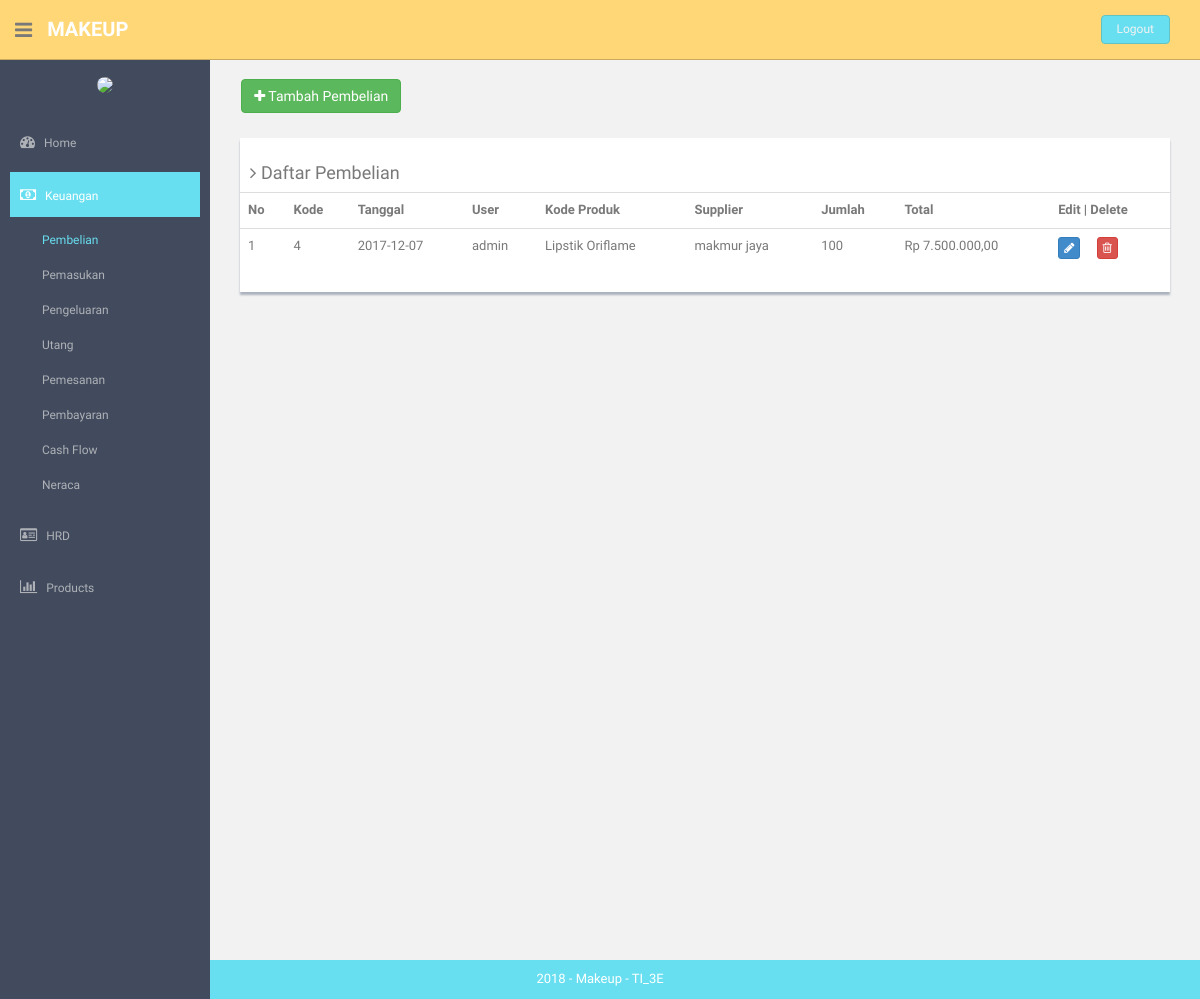
Screenshot of /index.php/pembelian with the database file from the repository.
### tables this page shows
CREATE TABLE `pembelian` (
  `id_pembelian` int(10) NOT NULL,
  `id_user` int(11) NOT NULL,
  `id_produk` int(10) NOT NULL,
  `qty` int(50) NOT NULL,
  `harga_total` int(50) NOT NULL,
  `id_supp` int(11) NOT NULL,
  `tgl_beli` date NOT NULL
);

CREATE TABLE `produk` (
  `id_produk` int(10) NOT NULL,
  `nama_produk` varchar(50) NOT NULL,
  `stok` int(11) NOT NULL,
  `harga_jual` int(11) NOT NULL,
  `harga_beli` int(11) NOT NULL,
  `id_kategori` int(10) NOT NULL,
  `deskripsi` varchar(255) NOT NULL,
  `gambar` varchar(255) NOT NULL
);

CREATE TABLE `supplier` (
  `id_supplier` int(11) NOT NULL,
  `nama` varchar(255) NOT NULL,
  `alamat` varchar(255) NOT NULL,
  `no_telp` varchar(255) NOT NULL
);

### application/controllers/Pembelian.php (called while the page is built, shortened)
<?php
class Pembelian extends CI_Controller {
	public function __construct()
	{
		$this->load->helper('url','form');
		$this->load->library('form_validation');
		$this->load->model('produk_model');
		$this->load->model('pembelian_model');
		$this->load->model('supplier_model');
		$this->load->helper('html');
		$this->load->library('image_lib');
	}
	public function index()
	{
		$object['pembelian']=$this->pembelian_model->getDataPembelian();
		$cek['status'] = array(
        		'home'=>'',
        		'hrd'=>'',
        		'keuangan'=>'active',
        		'produk'=>'',
        		'pembelian'=>'active',
                'pemesanan'=>'',
                'pembayaran'=>'',
        		'pemasukan'=>'',
        		'pengeluaran'=>'',
        		'utang'=>'',
        		'cash_flow'=>'',
        		'neraca'=>'',
        		'admin'=>'',
        		'gaji'=>'',
        		'golongan'=>'',
        		'absensi'=>'',
        		'user'=>'',
        		'barang'=>'',
        		'supplier'=>'',
        		'kategori'=>'',
        		);
		$this->load->view('component/header',$cek);
		$this->load->view('Pembelian/view_pembelian',$object);
		$this->load->view('component/footer');
	}
}

### index.php (called while the page is built, shortened)
<?php
require_once BASEPATH.'core/CodeIgniter.php';

### application/models/Pembelian_model.php (called while the page is built, shortened)
<?php
class Pembelian_model extends CI_Model {
	public function getDataPembelian()
	{
		$query = $this->db->query('Select pembelian.*,admin.username,produk.nama_produk,supplier.nama from pembelian join admin on pembelian.id_user=admin.id join produk on pembelian.id_produk = produk.id_produk join supplier on pembelian.id_supp=supplier.id_supplier');
		return $query->result();
	}
}

### application/views/Pembelian/view_pembelian.php (the view)
<?php
function rupiah($angka){
  $hasil_rupiah = "Rp " . number_format($angka,2,',','.');
  return $hasil_rupiah;
}
?>
<section id="main-content">
  <section class="wrapper site-min-height">
    <br>&nbsp;&nbsp;&nbsp;&nbsp;
    <a href="<?php echo base_url('index.php/pembelian/form_pembelian'); ?>"><button type="button" class="btn btn-success "><i class="fa fa-plus"> </i> Tambah Pembelian</button></a>
    <br>
    <div class="col-md-12 mt">
      <div class="content-panel">
        <table class="table table-hover">
        <h4><i class="fa fa-angle-right"></i> Daftar Pembelian</h4>
        <tr>
          <th>No</th>
          <th>Kode </th>
          <th>Tanggal</th>
          <th>User</th>
          <th>Kode Produk</th>
          <th>Supplier</th>
          <th>Jumlah</th>
          <th>Total</th>
          <th align="center">Edit | Delete</th>
        </tr>
        <?php
        $no = 1;
        foreach($pembelian as $key){
        ?>
        <tr>
          <td><?php echo $no++ ?></td>
          <td><?php echo $key->id_pembelian ?></td>
          <td><?php echo $key->tgl_beli ?></td>
          <td><?php echo $key->username ?></td>
          <td><?php echo $key->nama_produk ?></td>
          <td><?php echo $key->nama ?></td>
          <td><?php echo $key->qty ?></td>
          <td><?php echo rupiah($key->harga_total) ?></td>
          <td>
                <a class="btn btn-primary btn-xs" href="<?php echo site_url('pembelian/update/').$key->id_pembelian ?>">
                  <i class="fa fa-pencil"></i>
                </a>&nbsp;&nbsp;&nbsp;&nbsp;
                <a class="btn btn-danger btn-xs" href="<?php echo site_url('pembelian/delete/').$key->id_pembelian ?>">
                  <i class="fa fa-trash-o"></i>
                </a>
          </td>
        </tr>
        <?php } ?>
      </table>
      </div>
      </div>
    </section>
    </section>

### assets/css/style.css (style rules this page uses)
body { color: #797979; background: #f2f2f2; font-family: 'Ruda', sans-serif; padding: 0px !important; margin: 0px !important; font-size:13px; }
a, a:hover, a:focus { text-decoration: none; outline: none; }
.mt { margin-top: 25px; }
#main-content { margin-left: 210px; }
.wrapper { display: inline-block; margin-top: 60px; padding-left: 15px; padding-right: 15px; padding-bottom: 15px; padding-top: 0px; width: 100%; }
.content-panel { background: #ffffff; box-shadow: 0px 3px 2px #aab2bd; padding-top: 15px; padding-bottom: 5px; }
.content-panel h4 { margin-left: 10px; }
.site-min-height { min-height: 900px; }

### rows the page displays
pembelian: id_pembelian "4", tgl_beli "2017-12-07", admin.username "admin", id_produk.nama_produk "Lipstik Oriflame", id_supp.nama "makmur jaya", qty "100", harga_total "Rp 7.500.000,00"
